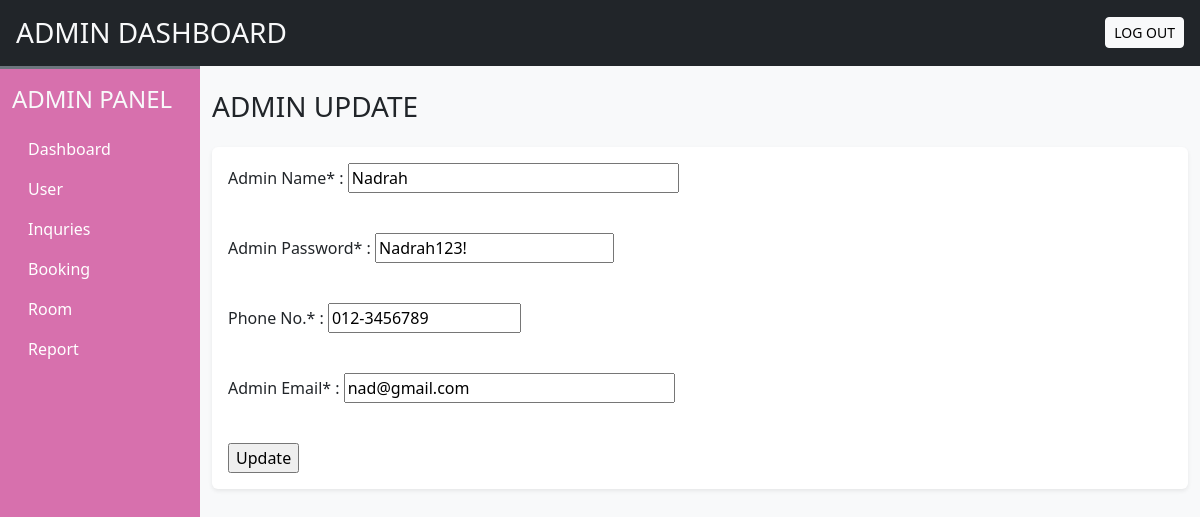
The page /admin/adminUpdate.php?id=16 (signed in) on the database its author committed.
### tables this page shows
CREATE TABLE `admin_cred` (
  `sr_no` int(11) NOT NULL,
  `admin_name` varchar(150) NOT NULL,
  `admin_pass` varchar(150) NOT NULL,
  `admin_phone` varchar(15) NOT NULL,
  `admin_email` varchar(100) NOT NULL
);

### admin/adminUpdate.php (the view, shortened to what this page needs)
<!DOCTYPE html>
<html>
<head>
<?php
require('inc/links.php');
?>
</head>
<body class="bg-light">
<?php
    require('inc/header.php')
?>
<div class="container-fluid" id="main-content">
    <div class="row">
        <div class="col-lg-10 ms-auto p4 overflow-hidden">
            <br>
            <h3 class="mb-4">ADMIN UPDATE</h3>
            <div class="card border-0 shadow-sm mb-4">
                <div class="card-body">
	<?php
	if((isset($_GET['id'])) && (is_numeric($_GET['id'])))
	{
		$id = $_GET['id'];
	}
		$q = "SELECT admin_name,admin_pass,admin_phone,admin_email
		FROM admin_cred WHERE sr_no = $id";
		$result= @mysqli_query ($con,$q);
		if(mysqli_num_rows ($result)==1)
		{
			$row = mysqli_fetch_array ($result,MYSQLI_NUM);
			echo '<form action="adminUpdate.php" method="post">
			<p><label class="label" for="admin_name">Admin Name* : </label>
			<input type="text" id="admin_name" name="admin_name" size="30" maxlength="50" value="'.$row[0].'"></p>
			<p><br><label class="label" for="admin_pass">Admin Password* : </label>
			<input type="text" id="admin_pass" name="admin_pass" size="20" maxlength="50" value="'.$row[1].'"></p>
			<p><br><label class="label" for="admin_phone">Phone No.* : </label>
			<input type="tel" pattern="[0-9]{3}-[0-9]{7}" id="admin_phone" name="admin_phone" size="15" maxlength="20" value="'.$row[2].'"></p>
			<p><br><label class="label" for="admin_email">Admin Email* : </label>
			<input type="text" pattern="[a-z0-9._%+-]+@[a-z-9.-]+\.[a-z]{2,}$" id="admin_email" name="admin_email" size="30" maxlength="50" required value="'.$row[3].'"></p>
			<br>
			<input id="submit" type="submit" name="submit" value="Update">
			<br><input type="hidden" name="id" value="'.$id.'"/>
			</form>';
		}
		else
		{
			echo '<p class="error">THIS PAGE HAS BEEM ACCESS IN ERROR<p>;
			window.location.href="adminList.php";</script>';
		}
	?>
             </div>
            </div>
        </div>
    </div>
</div>
</body>
</html>

### rows shown on the page
admin_cred: admin_name "Nadrah", admin_pass "Nadrah123!", admin_phone "012-3456789", admin_email "nad@gmail.com"
